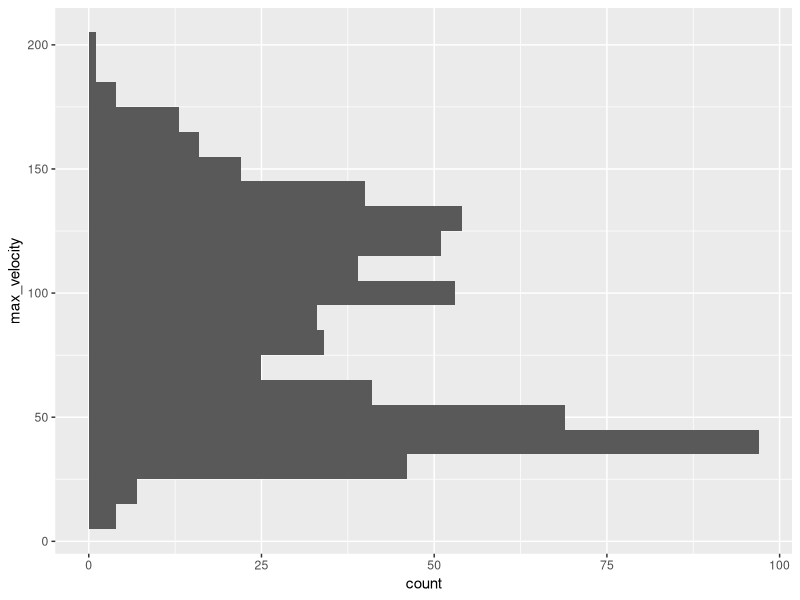
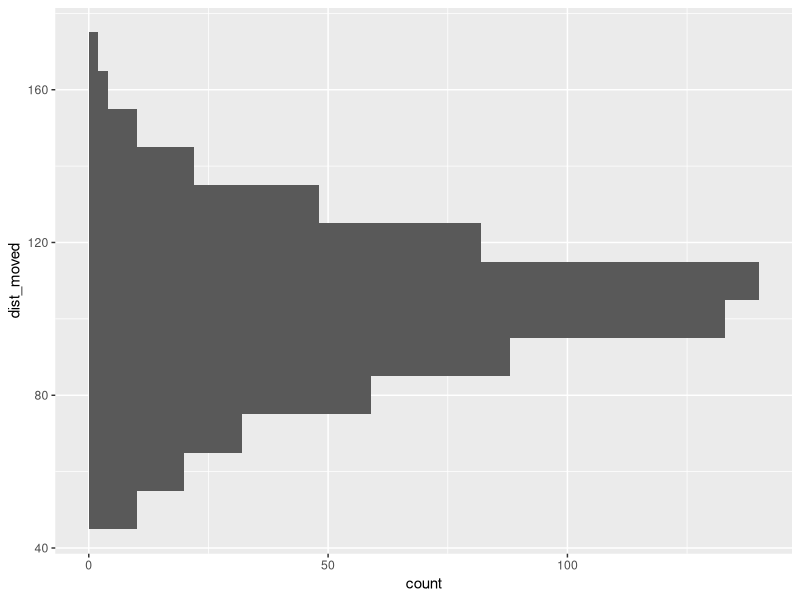

Here is the R script that generated these plots, in order:
## ---- chunk 1

library(tidyverse)
library(dplyr)

## ---- chunk 2
Startle_per_20s <- read_csv("Startle_Trial_Stat_per_20s.csv")

## ---- chunk 3

 colnames(Startle_per_20s)[
     colnames(Startle_per_20s) == "Selection Result"
] <- "selection_result"

colnames(Startle_per_20s)[
     colnames(Startle_per_20s) == "Velocity...6"
   ] <- "max_velocity"

 colnames(Startle_per_20s)[
     colnames(Startle_per_20s) == "Distance moved 2"
] <- "dist_moved"


colnames(Startle_per_20s)[
     colnames(Startle_per_20s) == "Time bin"
     ] <- "time_bin"
## ---- chunk 4
class(Startle_per_20s$selection_result)
## ---- chunk 5
Startle_per_20s$selection_result <-
  as.factor(Startle_per_20s$selection_result)
class(Startle_per_20s$selection_result)
## ---- chunk 6
class(Startle_per_20s$max_velocity)

## ---- chunk 7
Startle_per_20s$max_velocity <-
    as.numeric(Startle_per_20s$max_velocity)
class(Startle_per_20s$max_velocity)



sum(is.na(Startle_per_20s$max_velocity))
## ---- chunk 8
class(Startle_per_20s$time_bin)
## ---- chunk 9
class(Startle_per_20s$dist_moved)

## ---- chunk 10
Startle_per_20s$dist_moved <- 
  as.numeric(Startle_per_20s$dist_moved)

class(Startle_per_20s$dist_moved)

sum(is.na(Startle_per_20s$dist_moved))
## ---- chunk 11
Startle_per_20s <- Startle_per_20s %>% filter(!is.na(max_velocity))
## ---- chunk 12
ggplot(
     data = subset(Startle_per_20s),
     aes (y = max_velocity)
 ) +
  geom_histogram(binwidth=10
                 )

## ---- chunk 13
ggplot(data=subset(Startle_per_20s), 
       aes(y=dist_moved)
)+
  geom_histogram(binwidth=10)
       
## ---- chunk 14
max_velocity_per_20s <- Startle_per_20s %>%
  group_by(Trial, Arena) %>%
  slice_min(`time_bin`, n = 1, with_ties = FALSE) %>%
  ungroup()

nrow(max_velocity_per_20s)
view(max_velocity_per_20s)
## ---- chunk 15
total_dist_moved <- Startle_per_20s %>%
  group_by(selection_result,Trial,Arena) %>%
  summarise(across(where(is.numeric),~sum(.x,na.rm=TRUE)),
  .groups = "drop"
  )

view(total_dist_moved)

## ---- chunk 16
saveRDS(max_velocity_per_20s,"max_velocity_per_20s.rds")
saveRDS(total_dist_moved,"total_dist_moved.rds")
